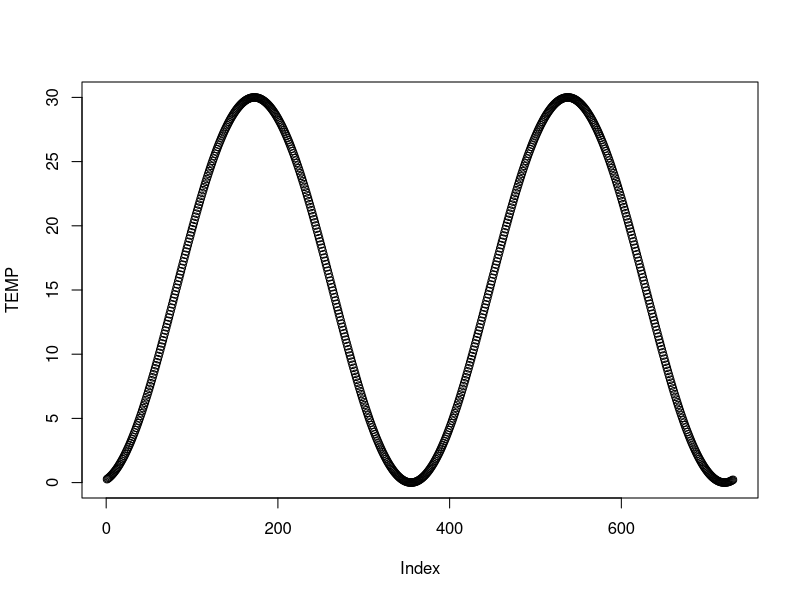

Source code (R): (Note: this script raises an error after producing the figure.)
## ---- chunk 1
#Write the csv file with the PAR and temperature data
light_function <- function(x){
  time = x
  0.5*(540+440*sin(2*pi*time/365-1.4))
}

temp_function <- function(x){
  time = x
  (15+15*sin(2*pi*time/365-1.4))
}

#Create the PAR data
Day = seq(1,730,1)
PAR = rep(NA,730)
TEMP = rep(NA,730)
for(i in 1:730){
  PAR[i] = light_function(i)
  TEMP[i] = temp_function(i)
}

#Combine the Day (so that you know which Day each PAR value corresponds to) with the PAR vector
out = data.frame(Day = Day, PAR = PAR, TEMP = TEMP)
plot(TEMP)

#Read to a .csv file
write.csv(out,"PAR_TEMP_inputs.csv",row.names = FALSE)
## ---- chunk 2
NPZD_model <- function(time, states, parms, inputs){
  
  PHYTO <- states[1]
  ZOO <- states[2]
  DETRITUS <- states[3]
  DIN <- states[4]
  
  maxUptake <- parms[1]
  kspar <- parms[2]
  ksdin <- parms[3]
  maxGrazing <- parms[4]
  ksphyto <- parms[5]
  pFaeces <- parms[6]
  mortalityRate <- parms[7]
  excretionRate <- parms[8]
  mineralizationRate <- parms[9]
  Chl_Nratio  <- parms[10]
  Q10 <- parms[11]
  
  #OLD light forcing function
  #PAR <- 0.5*(540+440*sin(2*pi*time/365-1.4)) #50% of light is PAR
  
  #NEW CODE
  #USE THE PAR INPUT AND TIME-STEP INDEX TO GET THE CURRENT PAR VALUE
  PAR <- inputs[time,2]  
  TEMP <- inputs[time,3]   
  
  #FLUX EQUATIONS HERE
  #f1 = N_Uptake 
  #N_Uptake <- maxUptake*min((PAR/(PAR+kspar)),(DIN/(DIN+ksdin)))*PHYTO 
  Temp_effect <- Q10^((TEMP - 20)/10)  
  N_Uptake <- maxUptake * PHYTO * (PAR / (PAR + kspar)) * (DIN / (DIN + ksdin)) * Temp_effect
  #f2 = Grazing
  Grazing <- maxGrazing * ZOO * ((PHYTO / (PHYTO + ksphyto))) * Temp_effect
  #f3 = FaecesProduction 
  FaecesProduction <- Grazing * pFaeces
  #f4 = Excretion
  Excretion <- excretionRate * ZOO
  #f5 = Mortality
  Mortality <- mortalityRate * ZOO^2
  #f6 = Mineralization
  Mineralization <- mineralizationRate * DETRITUS * Temp_effect
  
  #Convert from plankton biomass to Chlorophyll to compare to data
  Chlorophyll <- Chl_Nratio * PHYTO
  
  dPHYTO <- N_Uptake - Grazing
  dZOO <- Grazing -FaecesProduction - Excretion -  Mortality
  dDETRITUS <- FaecesProduction + Mortality - Mineralization
  dDIN <- Excretion + Mineralization - N_Uptake
  
  return(list(c(dPHYTO,dZOO,dDETRITUS,dDIN), # the rate of change
       c(Chlorophyll = Chlorophyll, PAR = PAR)))   # the ordinary output variables
}

## ---- chunk 3
parms <- c(
  1.0, #maxUptakeday-1
  120, #kspar uEinst m-2 s-1
  0.5, #ksdin mmol m-3
  1.0, #maxGrazing day-1
  1, #ksphyto mmol N m-3
  0.3, #pFaeces unitless
  0.4, # mortalityRate(mmmolN m-3)-1 day-1
  0.1, #excretionRate day-1
  0.1, #mineralizationRate day-1
  1, #Chl_Nratio mg chl (mmolN)-1
  2)  #Q10 unitless
## ---- chunk 4
yini <- c(
  PHYTO = 1, #mmolN m-3
  ZOO = 0.8, #mmolN m-3
  DETRITUS = 1, #mmolN m-3
  DIN = 9) #mmolN m-3
## ---- chunk 5
inputs <- read.csv("PAR_TEMP_inputs.csv")
## ---- chunk 6
library(deSolve)

#Use DeSolve to intergrate 
simulation_time <- 2 * 365 #DAYS
dt <- 1
times <- seq(1, simulation_time, by = dt)

#NEW: THAT PAR_input is added to the end of the arguments
output <- as.data.frame(ode(y=yini, times = times, func = NPZD_model, parms = parms, method = "ode45", inputs = inputs))
## ---- chunk 7
#Plot the model output
par(mfrow=c(2,3))
plot(times,output$PAR,xlab='time (days)',ylab='umol/m2/s',main='PAR',type='l')
plot(times,output$PHYTO,xlab='time (days)',ylab='mmolN/m3',main='Phytoplankton',type='l')
plot(times,output$Chlorophyll,xlab='time (days)',ylab='ug/l',main='Chlorophyll',type='l')
plot(times,output$ZOO,xlab='time (days)',ylab='mmolN/m3',main='Zooplankton',type='l')
plot(times,output$DIN,xlab='time (days)',ylab='mmolN/m3',main='DIN',type='l')
plot(times,output$DETRITUS,xlab='time (days)',ylab='mmolN/m3',main='DETRITUS',type='l')
